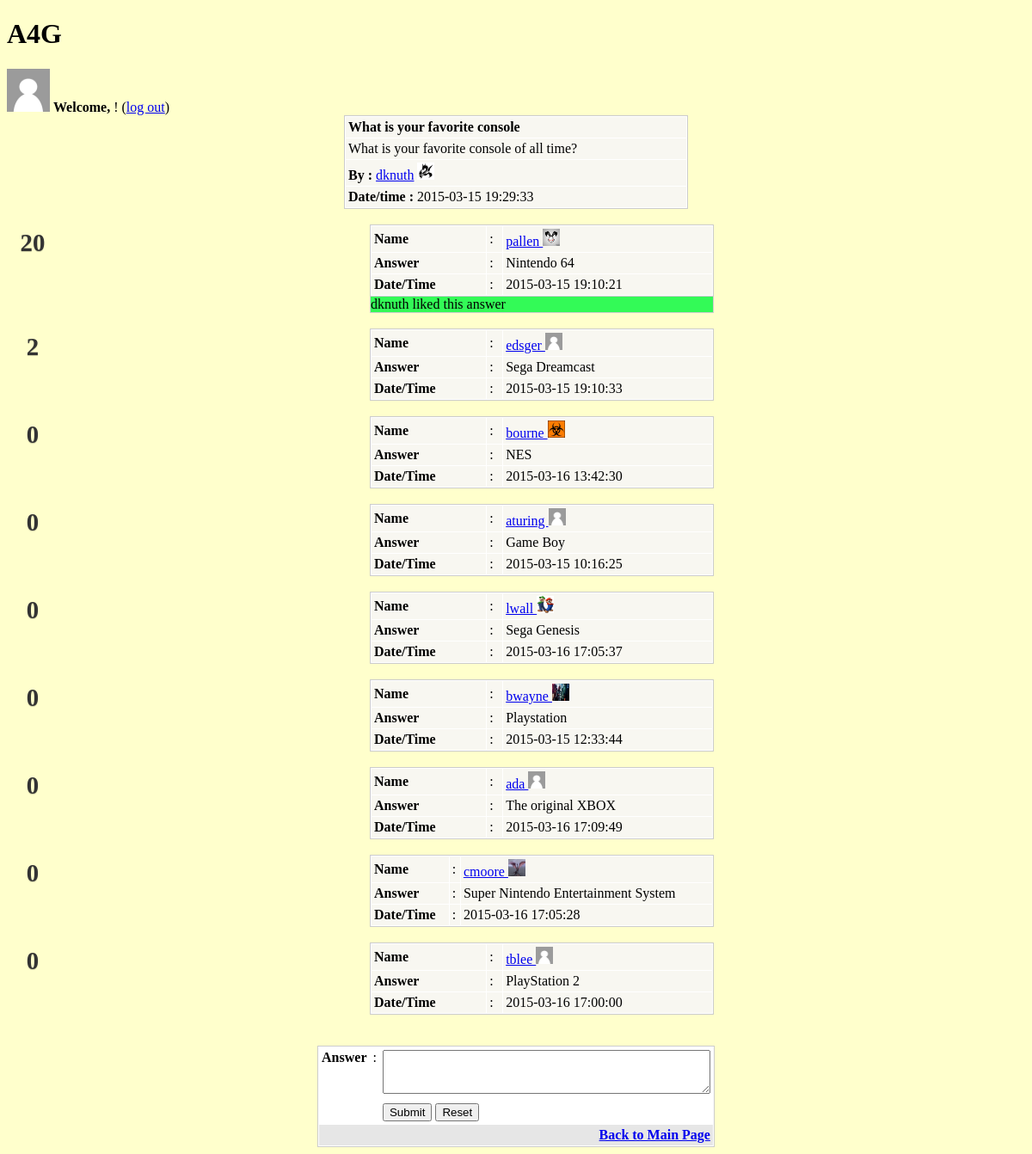
Page /view.php?id=1 on the committed database.
### tables this page shows
CREATE TABLE IF NOT EXISTS `question` (
  `u_id` int(4) NOT NULL,
`q_id` int(4) NOT NULL,
  `topic` varchar(255) NOT NULL,
  `detail` longtext NOT NULL,
  `datetime` timestamp NOT NULL DEFAULT '0000-00-00 00:00:00' ON UPDATE CURRENT_TIMESTAMP,
  `view` int(4) DEFAULT '0',
  `reply` int(4) DEFAULT '0',
  `value` int(5) NOT NULL DEFAULT '0'
);

CREATE TABLE IF NOT EXISTS `user` (
`id` int(4) NOT NULL,
  `username` varchar(30) NOT NULL,
  `password` varchar(30) NOT NULL,
  `picture` longtext NOT NULL
);

CREATE TABLE IF NOT EXISTS `answer` (
  `user_id` int(4) NOT NULL,
  `question_id` int(4) NOT NULL,
`a_id` int(4) NOT NULL,
  `a_answer` longtext NOT NULL,
  `a_datetime` timestamp NOT NULL DEFAULT '0000-00-00 00:00:00',
  `vote` int(5) NOT NULL DEFAULT '0',
  `like` tinyint(1) NOT NULL DEFAULT '0'
);

### view.php (the view, shortened to what this page needs)
<?php
include_once "creds.php";
$tbl_name="question";
$tbl_name2="user";
$tbl_name3="answer";
$db = new mysqli($host, $user,$pw,$db_name);
$id=$_GET['id'];
$sql="SELECT * FROM `$tbl_name` WHERE `q_id` = $id";
$result=$db->query($sql) ;
$rows=mysqli_fetch_array($result);
?>
<!DOCTYPE html>
<html>
<head>
<link href="http://netdna.bootstrapcdn.com/font-awesome/3.2.1/css/font-awesome.min.css" rel="stylesheet">
<link rel="stylesheet" type="text/css" href="style.css">
</head>
<h1> A4G </h1>
<body>
<?php
	$uname = $_SESSION['username'];
	$sql1="SELECT id FROM `$tbl_name2` WHERE `username` =  '".$uname. "'";
	$results=$db->query($sql1);
	$row=mysqli_fetch_array($results);
	$sqlpic ="SELECT picture FROM `$tbl_name2` WHERE `username` = '".$uname. "'";
	$respic = $db->query($sqlpic);
	$rpic = mysqli_fetch_array($respic);
	if($rpic['picture'] == "" ){
		echo "<img width='50' height = '50' src='Pictures/default.png' alt='Default Profile Pic'>";
	}
	else{
		echo"<img width='50' height='50' src='Pictures/".$rpic['picture']."' alt=Profile Pic'>";
	}
?>
<td> <strong>Welcome, </strong> <a href="profile.php?id=<?php echo $row['id']; ?>" ><?=$_SESSION['username']?> </a> !  (<a href="index.php?action=logout">log out</a>)</td>
<table width="400" border="0" align="center" cellpadding="0" cellspacing="1" bgcolor="#CCCCCC">
<tr>
<td><table width="100%" border="0" cellpadding="3" cellspacing="1" bordercolor="1" bgcolor="#FFFFFF">
<tr>
<td bgcolor="#F8F7F1"><strong><?php echo $rows['topic']; ?></strong></td>
</tr>
<tr>
<td bgcolor="#F8F7F1"><?php echo $rows['detail']; ?></td>
</tr>
<tr>
<?php
$name = "Anon";
$number = $rows['u_id'];
$sqli="SELECT username FROM `$tbl_name2` WHERE `id`= $number";
$res=$db->query($sqli);
$row=mysqli_fetch_array($res);
if (isset($row)){
	$name=$row['username'];
}
?>
<td bgcolor="#F8F7F1"><strong>By :</strong> <a href="profile.php?id=<?php echo $rows['u_id']; ?>" ><?php echo $name; ?></a>
<?php
	$sqlpicture = "SELECT picture FROM `$tbl_name2` WHERE `id` =$number";
	$picres=$db->query($sqlpicture);
	$picrow=mysqli_fetch_array($picres);
	if($picrow['picture'] == "" ){
		echo "<img width='20' height = '20' src='Pictures/default.png' alt='Default Profile Pic'>";
	}
	else{
		echo"<img width='20' height='20' src='Pictures/".$picrow['picture']."' alt=Profile Pic'>";
	}
?>
</td>
</tr>
<tr>
<td bgcolor="#F8F7F1"><strong>Date/time : </strong><?php echo $rows['datetime']; ?></td>
</tr>
</table></td>
</tr>
</table>
<BR>
	<?php
$sql2="SELECT * FROM `$tbl_name3` WHERE `question_id` = $id  ORDER BY `like` DESC ";
$result2=$db->query($sql2);
while($rows=mysqli_fetch_array($result2)){
	?>
<table width="400" border="0" align="center" cellpadding="0" cellspacing="1" bgcolor="#CCCCCC">
<tr>
<td><table width="100%" border="0" cellpadding="3" cellspacing="1" bgcolor="#FFFFFF">
<tr>
<?php
$num = $rows['user_id'];
$sqli2="SELECT * FROM `$tbl_name2` WHERE `id`= $num";
$ress=$db->query($sqli2);
$roww=mysqli_fetch_array($ress);
if (isset($ress)){
$a_name=$roww['username'];
}
?>
<td bgcolor="#F8F7F1"><strong>Name</strong></td>
<td bgcolor="#F8F7F1">:</td>
<td bgcolor="#F8F7F1"><a href="profile.php?id=<?php echo $roww['id']; ?>"> <?php echo $a_name; ?> </a>
<?php
	$sqlpicture = "SELECT picture FROM `$tbl_name2` WHERE `id` =$num";
	$picres=$db->query($sqlpicture);
	$picrow=mysqli_fetch_array($picres);
	if($picrow['picture'] == "" ){
		echo "<img width='20' height = '20' src='Pictures/default.png' alt='Default Profile Pic'>";
	}
	else{
		echo"<img width='20' height='20' src='Pictures/".$picrow['picture']."' alt=Profile Pic'>";
	}
?>
</td>
</tr>
<form method="post"id="like_form" action="like.php">
<tr>
<td bgcolor="#F8F7F1"><strong>Answer</strong></td>
<td bgcolor="#F8F7F1">:</td>
<td bgcolor="#F8F7F1"><?php echo $rows['a_answer']; ?></td>
</tr>
<tr>
<td bgcolor="#F8F7F1"><strong>Date/Time</strong></td>
<td bgcolor="#F8F7F1">:</td>
<td bgcolor="#F8F7F1"><?php echo $rows['a_datetime']; ?></td>
</tr>
</table></td>
</tr>
<div class="item" data-postid="<?php echo $rows['a_id']; ?>" data-score="<?php echo $rows['vote']; ?>">
<div class = "vote-span">
	<div class="vote-score"><?php echo $rows['vote']; ?></div>
</div>
</div>
<?php
if($rows['like'] == 1){ ?>
<tr>
<td bgcolor="#33fa57"><?php echo $name; ?> liked this answer</td>
</tr>
<?php
}
?>
</table></td>
</table><br></form>
<?php
}
?>
<BR>
	<table width="400" border="0" align="center" cellpadding="0" cellspacing="1" bgcolor="#CCCCCC">
<tr>
<form name="form1" method="post" action="add_answer.php">
<td>
<table width="100%" border="0" cellpadding="3" cellspacing="1" bgcolor="#FFFFFF">
<tr>
<td valign="top"><strong>Answer</strong></td>
<td valign="top">:</td>
<td><textarea name="a_answer" cols="45" rows="3" id="a_answer"></textarea></td>
</tr>
<tr>
<td>&nbsp;</td>
<td><input name="id" type="hidden" value="<?php echo $id; ?>"></td>
<td><input type="submit" name="Submit" value="Submit"> <input type="reset" name="Submit2" value="Reset"></td>
</tr>
<tr>
<td colspan="5" align="right" bgcolor="#E6E6E6"><a href="index.php"><strong>Back to Main Page</strong> </a></td>
</tr>
</table>
</td>
</form>
</tr>
</table>
</body>
</html>

### style.css (style rules this page uses)
.vote-span { width: 60px; float: left; margin: 5px 0; }
.vote, .vote-score { clear: both; text-shadow: 0 1px 1px rgba(0, 0, 0, 0.2); cursor: pointer; text-align: center; color: #333; font-size: 1.8em; font-weight: bold; }
.vote-score { cursor: text; }
body { background-color: #FFFFCC; }
h1 { color: : #3333CC; }

### rows in the picture
question: topic "What is your favorite console", detail "What is your favorite console of all time?", datetime "2015-03-15 19:29:33"
user: username "dknuth", picture (picture)
answer: user.username "pallen", user.picture (picture), a_answer "Nintendo 64", a_datetime "2015-03-15 19:10:21", vote "20"
answer: user.username "edsger", a_answer "Sega Dreamcast", a_datetime "2015-03-15 19:10:33", vote "2"
answer: user.username "bourne", user.picture (picture), a_answer "NES", a_datetime "2015-03-16 13:42:30", vote "0"
answer: user.username "aturing", a_answer "Game Boy", a_datetime "2015-03-15 10:16:25", vote "0"
answer: user.username "lwall", user.picture (picture), a_answer "Sega Genesis", a_datetime "2015-03-16 17:05:37", vote "0"
answer: user.username "bwayne", user.picture (picture), a_answer "Playstation", a_datetime "2015-03-15 12:33:44", vote "0"
answer: user.username "ada", a_answer "The original XBOX", a_datetime "2015-03-16 17:09:49", vote "0"
answer: user.username "cmoore", user.picture (picture), a_answer "Super Nintendo Entertainment System", a_datetime "2015-03-16 17:05:28", vote "0"
answer: user.username "tblee", a_answer "PlayStation 2", a_datetime "2015-03-16 17:00:00", vote "0"
